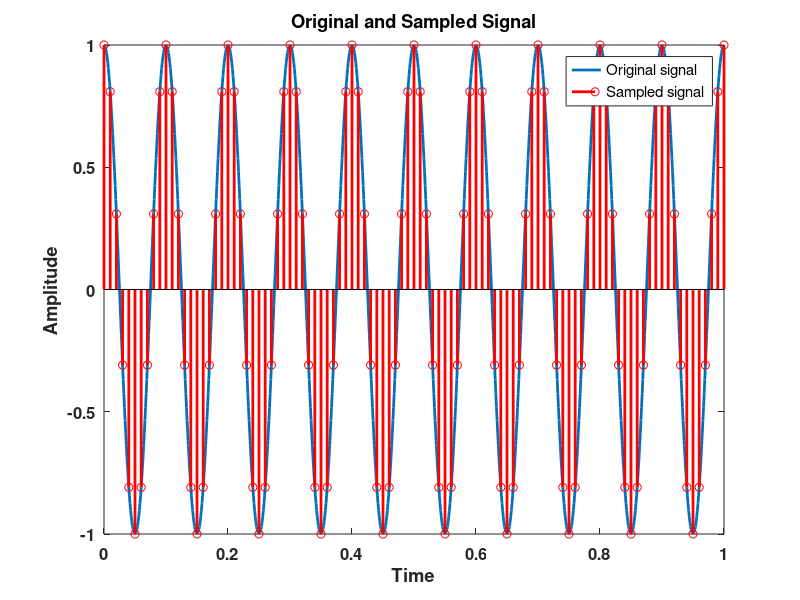
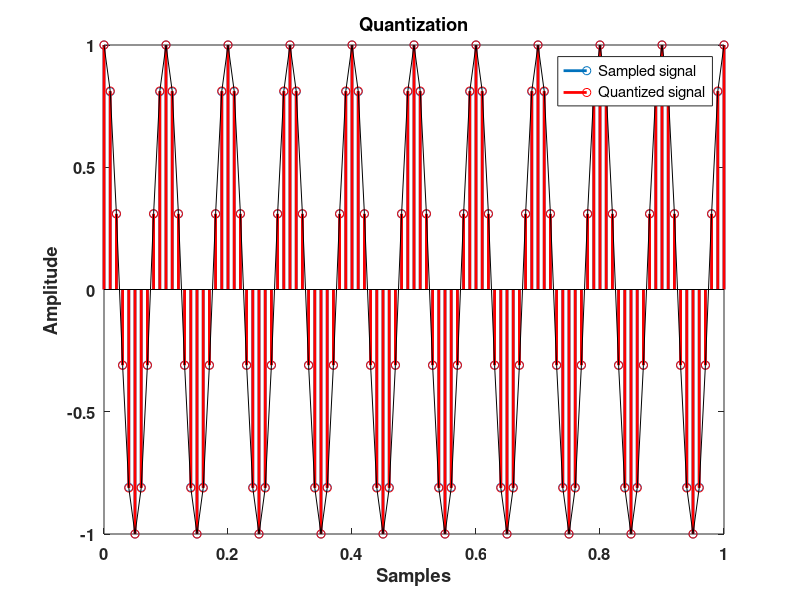
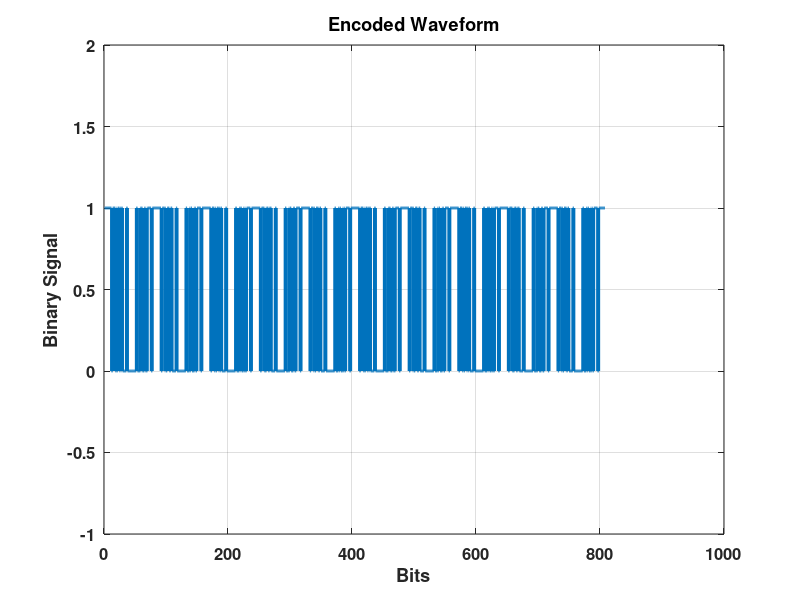

MATLAB code for these plots, in order:
clc;
clear;
close all;

fm = 10; % Frequency
n = 8; % No. of bits 
A = 1;  % Amplitude
t = 0:0.001:1;  % Time vector
x = A * cos(2 * pi * fm * t);  % Original signal

% Sampling
fs = 10 * fm;  % Sampling frequency
ts = 0:1/fs:1;  % Time vector
xs = A * cos(2 * pi * fm * ts);  % Sampled signal

% Quantization
x1 = xs + A;  % Shifting the signal to make it positive
x1 = x1 / (2 * A);  % Normalizing the signal to range [0, 1]
L = (2^n) - 1;  % Number of quantization levels
x1 = L * x1;  % Mapping to quantization levels
xq = round(x1);  % Quantized values

% Encoding
y = [];  % Initialize encoded signal array
for i = 1:length(xq)
    d = dec2bin(xq(i), n);  % Convert to binary
    y = [y, double(d) - 48];  % Convert characters to numbers and append
end

% Plotting
figure(1);
plot(t, x, 'LineWidth', 2); hold on;
stem(ts, xs, 'r', 'LineWidth', 2); hold off;
title('Original and Sampled Signal');
xlabel('Time');
ylabel('Amplitude');
legend('Original signal', 'Sampled signal');
set(gca, 'FontSize', 12, 'FontWeight', 'bold');

figure(2);
stem(ts, x1 / L * (2 * A) - A, "LineWidth", 2); hold on;
stem(ts, xq / L * (2 * A) - A, 'r', 'LineWidth', 2);
plot(ts, xq / L * (2 * A) - A, '-k'); 
hold off;
title('Quantization');
xlabel('Samples');
ylabel('Amplitude');
legend('Sampled signal', 'Quantized signal');
set(gca, 'FontSize', 12, 'FontWeight', 'bold');

figure(3);
stairs(y, 'LineWidth', 2);
title('Encoded Waveform');
xlabel('Bits');
ylabel('Binary Signal');
ylim([-1 2]);
grid on;
set(gca, 'FontSize', 12, 'FontWeight', 'bold');